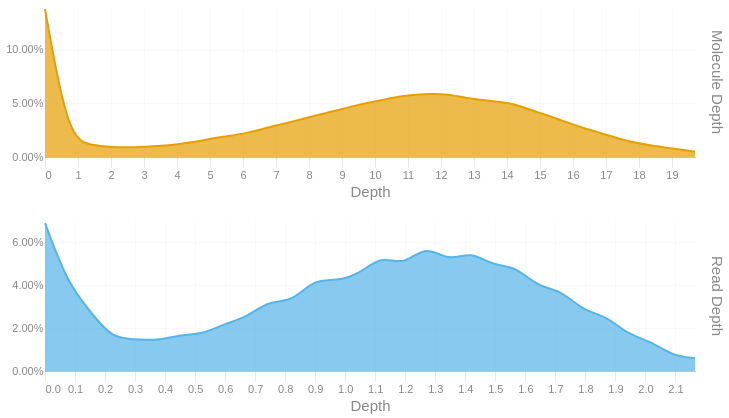

Notebook source saved alongside this figure:
### Code cell
readdep = depth_hist(tb['Read Depth'], q99, 3)
readdep = readdep.with_columns(pl.lit('Read Depth').alias('Metric'))
if not SKIPLR:
    moldep = depth_hist(tb['Molecule Depth'], mol_q99, 1)
    moldep = moldep.with_columns(pl.lit('Molecule Depth').alias('Metric'))
    _hist = pl.concat([readdep, moldep])
    _hist = _hist.filter(pl.col('Proportion') != 0)
    with SafeRender(_hist):
        (
            alt.Chart(_hist)        
            .mark_area(interpolate = "basis")
            .encode(
                x=alt.X('Bin:Q').scale(domainMin=0).axis(alt.Axis(title='Depth')),
                y = alt.Y('Proportion:Q', title = None).axis(format = '.2%'),
                color = alt.Color('Metric:N').legend(None),
                row = alt.Row("Metric:N").header(title = None, labelOrient = 'right'),
                tooltip = [
                    alt.Tooltip("Metric:N", title = "Metric"),
                    alt.Tooltip('Interval:N', title = "Depth Interval"),
                    alt.Tooltip('Proportion:Q', title = "% Alignments").format('.2%')
                ]
            )
            .resolve_scale(x='independent', y='independent')
            .properties(
                height = 150, width = 650,
                usermeta={'embedOptions': {'downloadFileName': f'{samplename}.depth.hist'}}
            )
        ).display()
else:
    readdep = readdep.filter(pl.col('Proportion') != 0)
    with SafeRender(readdep):
        (
            alt.Chart(readdep)        
            .mark_area(interpolate = "basis")
            .encode(
                x=alt.X('Bin:Q').scale(domainMin=0).axis(alt.Axis(title='Depth')),
                y = alt.Y('Proportion:Q', title = None).axis(format = '.2%'),
                tooltip = [
                    alt.Tooltip('Interval:N', title = "Depth Interval"),
                    alt.Tooltip('Proportion:Q', title = "% Alignments").format('.2%')
                ]
            )
            .properties(
                usermeta={'embedOptions': {'downloadFileName': f'{samplename}.depth.hist'}}
            )
        ).display()

### Figure 1 — Vega-Lite specification as saved in the notebook (floating-point values rounded to 4 significant figures)
{"width": 650, "height": 150, "config": {"title": {"anchor": "start", "dy": -15, "fontSize": 18, "color": "#888888", "subtitleColor": "#888888", "subtitleFontSize": 14}, "arc": {"fill": "#0072B2"}, "axis": {"domainColor": "#888888", "domainWidth": 0.5, "gridWidth": 0.2, "grid": false, "titleFontWeight": 400, "titleFontSize": 15, "labelFontSize": 11, "labelColor": "#888888", "tickColor": "#888888", "tickWidth": 0.2, "titleColor": "#888888"}, "axisBand": {"grid": false}, "axisX": {"grid": true, "tickSize": 10, "domainCap": "round"}, "axisY": {"domain": false, "grid": true, "tickSize": 0, "domainCap": "round"}, "background": "transparent", "header": {"labelFontSize": 15, "labelColor": "#888888", "titleFontSize": 15, "titleFontWeight": 600, "titleColor": "#888888"}, "legend": {"labelFont": "sans-serif", "labelFontSize": 12, "labelColor": "#888888", "symbolSize": 100, "symbolType": "circle", "titleFontSize": 12, "titlePadding": 10, "titleColor": "#888888", "title": null}, "range": {"category": ["#E69F00", "#56B4E9", "#009E73", "#F0E442", "#0072B2", "#D55E00", "#CC79A7", "#000000"], "diverging": ["#cfe8f3", "#a2d4ec", "#73bfe2", "#46abdb", "#1696d2", "#12719e"]}, "area": {"fill": "#0072B2", "fillOpacity": 0.7, "line": true, "strokeOpacity": 0.7}, "line": {"color": "#0072B2", "stroke": "#0072B2", "strokeWidth": 2}, "trail": {"color": "#0072B2", "stroke": "#0072B2", "strokeWidth": 0, "size": 1}, "point": {"filled": true, "fillOpacity": 1.0, "size": 95}, "text": {"color": "#888888", "fontSize": 11, "align": "right", "fontWeight": 400, "size": 11}, "bar": {"fill": "#0072B2", "stroke": null}, "view": {"stroke": null, "continuousWidth": 660, "continuousHeight": 400}}, "data": {"name": "data-b5bcb65a787af607302085f644498c6f"}, "mark": {"type": "area", "interpolate": "basis"}, "encoding": {"color": {"field": "Metric", "legend": null, "type": "nominal"}, "row": {"field": "Metric", "header": {"title": null, "labelOrient": "right"}, "type": "nominal"}, "tooltip": [{"field": "Metric", "title": "Metric", "type": "nominal"}, {"field": "Interval", "title": "Depth Interval", "type": "nominal"}, {"field": "Proportion", "format": ".2%", "title": "% Alignments", "type": "quantitative"}], "x": {"axis": {"title": "Depth"}, "field": "Bin", "scale": {"domainMin": 0}, "type": "quantitative"}, "y": {"axis": {"format": ".2%"}, "field": "Proportion", "title": null, "type": "quantitative"}}, "resolve": {"scale": {"x": "independent", "y": "independent"}}, "usermeta": {"embedOptions": {"downloadFileName": "TF26LRJL0004_50B_H_10484332_23Y22YLT4_L7.depth.hist"}}, "$schema": "https://vega.github.io/schema/vega-lite/v6.4.1.json", "datasets": {"data-b5bcb65a787af607302085f644498c6f": [{"Bin": 0.0, "Interval": "0.0-0.075", "Proportion": 0.069, "Metric": "Read Depth"}, {"Bin": 0.075, "Interval": "0.075-0.149", "Proportion": 0.041, "Metric": "Read Depth"}, {"Bin": 0.149, "Interval": "0.149-0.224", "Proportion": 0.028, "Metric": "Read Depth"}, {"Bin": 0.224, "Interval": "0.224-0.299", "Proportion": 0.015, "Metric": "Read Depth"}, {"Bin": 0.299, "Interval": "0.299-0.373", "Proportion": 0.015, "Metric": "Read Depth"}, {"Bin": 0.373, "Interval": "0.373-0.448", "Proportion": 0.014, "Metric": "Read Depth"}, {"Bin": 0.448, "Interval": "0.448-0.523", "Proportion": 0.017, "Metric": "Read Depth"}, {"Bin": 0.523, "Interval": "0.523-0.597", "Proportion": 0.017, "Metric": "Read Depth"}, {"Bin": 0.597, "Interval": "0.597-0.672", "Proportion": 0.022, "Metric": "Read Depth"}, {"Bin": 0.672, "Interval": "0.672-0.747", "Proportion": 0.025, "Metric": "Read Depth"}, {"Bin": 0.747, "Interval": "0.747-0.821", "Proportion": 0.033, "Metric": "Read Depth"}, {"Bin": 0.821, "Interval": "0.821-0.896", "Proportion": 0.032, "Metric": "Read Depth"}, {"Bin": 0.896, "Interval": "0.896-0.971", "Proportion": 0.043, "Metric": "Read Depth"}, {"Bin": 0.971, "Interval": "0.971-1.045", "Proportion": 0.042, "Metric": "Read Depth"}, {"Bin": 1.045, "Interval": "1.045-1.12", "Proportion": 0.045, "Metric": "Read Depth"}, {"Bin": 1.12, "Interval": "1.12-1.195", "Proportion": 0.054, "Metric": "Read Depth"}, {"Bin": 1.195, "Interval": "1.195-1.269", "Proportion": 0.049, "Metric": "Read Depth"}, {"Bin": 1.269, "Interval": "1.269-1.344", "Proportion": 0.059, "Metric": "Read Depth"}, {"Bin": 1.344, "Interval": "1.344-1.419", "Proportion": 0.051, "Metric": "Read Depth"}, {"Bin": 1.419, "Interval": "1.419-1.493", "Proportion": 0.056, "Metric": "Read Depth"}, {"Bin": 1.493, "Interval": "1.493-1.568", "Proportion": 0.049, "Metric": "Read Depth"}, {"Bin": 1.568, "Interval": "1.568-1.643", "Proportion": 0.049, "Metric": "Read Depth"}, {"Bin": 1.643, "Interval": "1.643-1.717", "Proportion": 0.039, "Metric": "Read Depth"}, {"Bin": 1.717, "Interval": "1.717-1.792", "Proportion": 0.038, "Metric": "Read Depth"}, {"Bin": 1.792, "Interval": "1.792-1.867", "Proportion": 0.028, "Metric": "Read Depth"}, {"Bin": 1.867, "Interval": "1.867-1.941", "Proportion": 0.026, "Metric": "Read Depth"}, {"Bin": 1.941, "Interval": "1.941-2.016", "Proportion": 0.017, "Metric": "Read Depth"}, {"Bin": 2.016, "Interval": "2.016-2.091", "Proportion": 0.014, "Metric": "Read Depth"}, {"Bin": 2.091, "Interval": "2.091-2.165", "Proportion": 0.007, "Metric": "Read Depth"}, {"Bin": 2.165, "Interval": "2.165-2.24", "Proportion": 0.006, "Metric": "Read Depth"}, {"Bin": 0.0, "Interval": "0.0-0.7", "Proportion": 0.138, "Metric": "Molecule Depth"}, {"Bin": 0.7, "Interval": "0.7-1.4", "Proportion": 0.017, "Metric": "Molecule Depth"}, {"Bin": 1.4, "Interval": "1.4-2.0", "Proportion": 0.011, "Metric": "Molecule Depth"}, {"Bin": 2.0, "Interval": "2.0-2.7", "Proportion": 0.009, "Metric": "Molecule Depth"}, {"Bin": 2.7, "Interval": "2.7-3.4", "Proportion": 0.009, "Metric": "Molecule Depth"}, {"Bin": 3.4, "Interval": "3.4-4.1", "Proportion": 0.01, "Metric": "Molecule Depth"}, {"Bin": 4.1, "Interval": "4.1-4.7", "Proportion": 0.012, "Metric": "Molecule Depth"}, {"Bin": 4.7, "Interval": "4.7-5.4", "Proportion": 0.015, "Metric": "Molecule Depth"}, {"Bin": 5.4, "Interval": "5.4-6.1", "Proportion": 0.019, "Metric": "Molecule Depth"}, {"Bin": 6.1, "Interval": "6.1-6.8", "Proportion": 0.022, "Metric": "Molecule Depth"}, {"Bin": 6.8, "Interval": "6.8-7.5", "Proportion": 0.028, "Metric": "Molecule Depth"}, {"Bin": 7.5, "Interval": "7.5-8.1", "Proportion": 0.033, "Metric": "Molecule Depth"}, {"Bin": 8.1, "Interval": "8.1-8.8", "Proportion": 0.038, "Metric": "Molecule Depth"}, {"Bin": 8.8, "Interval": "8.8-9.5", "Proportion": 0.043, "Metric": "Molecule Depth"}, {"Bin": 9.5, "Interval": "9.5-10.2", "Proportion": 0.049, "Metric": "Molecule Depth"}, {"Bin": 10.2, "Interval": "10.2-10.8", "Proportion": 0.053, "Metric": "Molecule Depth"}, {"Bin": 10.8, "Interval": "10.8-11.5", "Proportion": 0.057, "Metric": "Molecule Depth"}, {"Bin": 11.5, "Interval": "11.5-12.2", "Proportion": 0.059, "Metric": "Molecule Depth"}, {"Bin": 12.2, "Interval": "12.2-12.9", "Proportion": 0.059, "Metric": "Molecule Depth"}, {"Bin": 12.9, "Interval": "12.9-13.6", "Proportion": 0.054, "Metric": "Molecule Depth"}, {"Bin": 13.6, "Interval": "13.6-14.2", "Proportion": 0.052, "Metric": "Molecule Depth"}, {"Bin": 14.2, "Interval": "14.2-14.9", "Proportion": 0.05, "Metric": "Molecule Depth"}, {"Bin": 14.9, "Interval": "14.9-15.6", "Proportion": 0.042, "Metric": "Molecule Depth"}, {"Bin": 15.6, "Interval": "15.6-16.3", "Proportion": 0.035, "Metric": "Molecule Depth"}, {"Bin": 16.3, "Interval": "16.3-17.0", "Proportion": 0.027, "Metric": "Molecule Depth"}, {"Bin": 17.0, "Interval": "17.0-17.6", "Proportion": 0.021, "Metric": "Molecule Depth"}, {"Bin": 17.6, "Interval": "17.6-18.3", "Proportion": 0.015, "Metric": "Molecule Depth"}, {"Bin": 18.3, "Interval": "18.3-19.0", "Proportion": 0.011, "Metric": "Molecule Depth"}, {"Bin": 19.0, "Interval": "19.0-19.7", "Proportion": 0.008, "Metric": "Molecule Depth"}, {"Bin": 19.7, "Interval": "19.7-20.34", "Proportion": 0.005, "Metric": "Molecule Depth"}]}}
